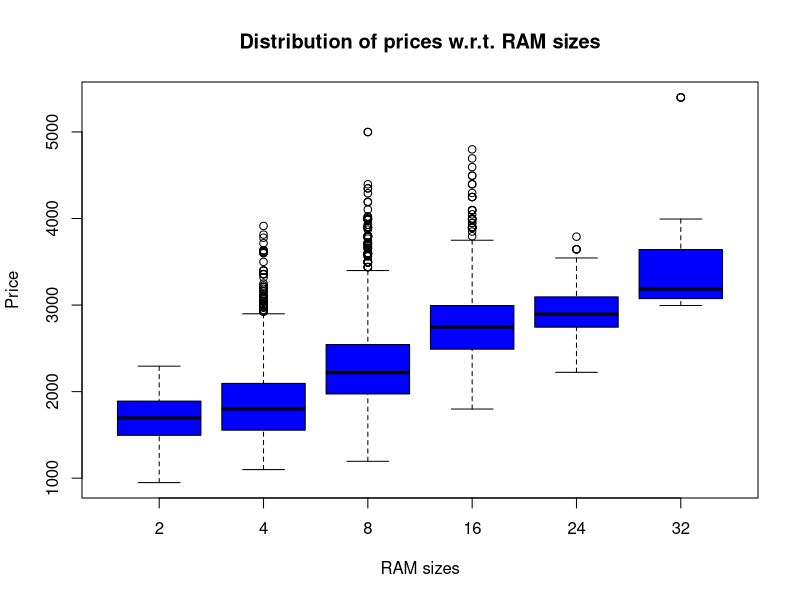
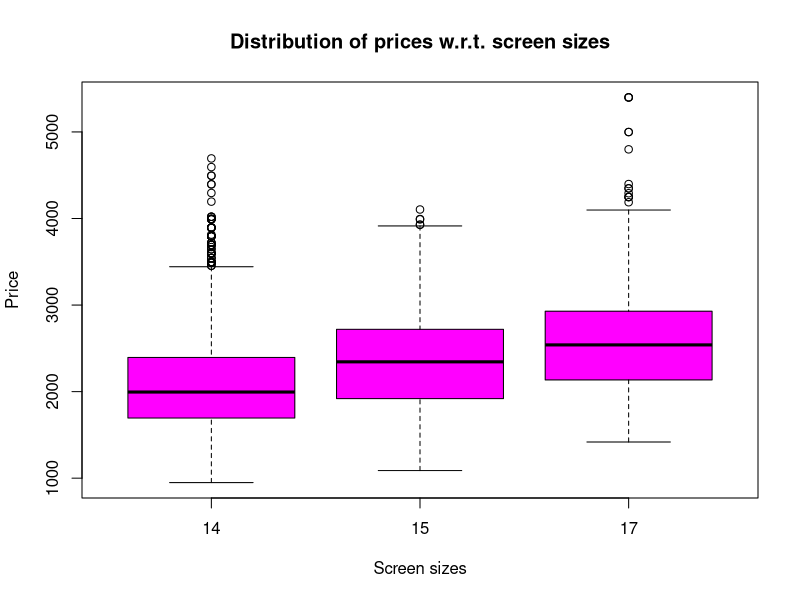

Source code (R) for these figures, in order:
setwd("~/Documents/Study/computerScience/programming/r/data/")
myData = read.csv("computersBasics.csv")[c(2, 5, 6)]
head(myData)
y = myData$price
bf = as.factor(myData$ram) # Blocking factor
#' RAM size is chosen as the blocking factor since it is generally the most significant factor in determining the price of the computer.
#' Hence, we would expect there to be substantial mean price differences between groups of computers having different RAM sizes.
tr = as.factor(myData$screen) # Treatment
myData = data.frame(tr, bf, y)
summary(myData)
#' Visualising distribution of prices w.r.t. blocks i.e. RAM sizes...
boxplot(y~bf, main = "Distribution of prices w.r.t. RAM sizes", xlab = "RAM sizes", ylab = "Price", col = "blue")
#' Here we see that each RAM has quite a visually distinct range of prices from other RAM sizes.
#' This indicates homogeneity within blocks, and heterogeneity between blocks.
#
#' Visualising distribution of prices w.r.t. treatment i.e. screen sizes...
boxplot(y~tr, main = "Distribution of prices w.r.t. screen sizes", xlab = "Screen sizes", ylab = "Price", col = "magenta")

# ANOVA
# Multiple linear regression model for two regressors...
model = lm(y~tr + bf)
# ANOVA analysis on the above model
anova(model)
#' Here we can see that both the factors are significant, since their p-values are each less than the significance level 0.05.

# POST HOC ANALYSIS
# install.packages("lsmeans")
library(lsmeans)
#' The lsmeans function from this package computes least-squares means for specified factors or factor combinations in a linear model.
#' Optionally, it makes comparisons or contrasts among them.
# Least square estimates of y averaged for blocks.
#' I.e. the total least square estimates of y for a particular block is averaged.
#' Here, we have 6 blocks (for 6 RAM sizes) So, for each level of the treatment (screen size), the estimates are added and divided by 6.
lse_over_blocks = lsmeans(model, "tr")

# Least square estimates of y averaged over levels of the treatment.
#' I.e. the total least square estimates of y for a particular treatment level is averaged.
#' Here, we have 3 treatment levels (for 3 screen sizes) So, for each level block (created by RAM size), the estimates are added and divided by 3.
lse_over_treatments = lsmeans(model, "bf")

# Finding the pairs of treatment (i.e. screen size) values with significantly different means...
pairs(lse_over_blocks)

# Finding the pairs of blocks (created by RAM size) values with significantly different means...
pairs(lse_over_treatments)
#' As expected (due to distinct ranges for each block i.e. RAM size), each block has a significantly different mean price than any other block.
